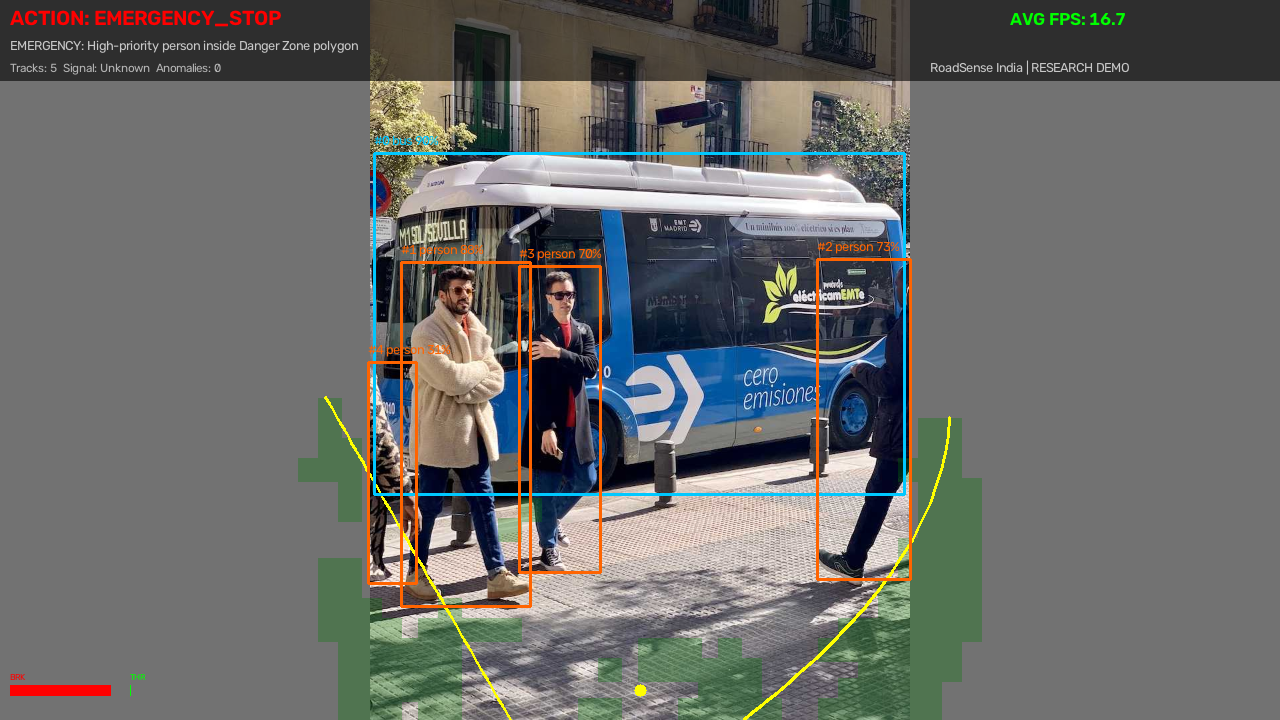
#> input picture benchmarks/colab_t4_sample_20260930T202529Z/core256.png, 1280 x 720 px
$ python -i preprocess.py   (imports and definitions only)
#> lines starting #> are read from the running program, lines starting #| are printed output that depends on the picture
#> further down, picture is the input picture: shape (720, 1280, 3); mean B, G, R 105.1, 107.5, 106.7
import cv2
import numpy as np
import torch
from typing import Tuple

class Preprocessor:
    """
    Production Preprocessing Pipeline:
    1. Resize (640x360)
    2. CLAHE (Adaptive Histogram Eq)
    3. Normalization (ImageNet)
    4. NCHW Conversion
    """

    def __init__(self, input_size: Tuple[int, int] = (640, 360), use_clahe: bool = False):
        self.input_size = input_size
        self.use_clahe = use_clahe

        # ImageNet Mean/Std
        self.mean = np.array([0.485, 0.456, 0.406], dtype=np.float32)
        self.std = np.array([0.229, 0.224, 0.225], dtype=np.float32)

        # CLAHE (For night driving / shadows)
        self.clahe = cv2.createCLAHE(clipLimit=2.0, tileGridSize=(8, 8))

    def run(self, frame: np.ndarray) -> np.ndarray:
        # 1. Resize
        frame_resized = cv2.resize(frame, self.input_size)
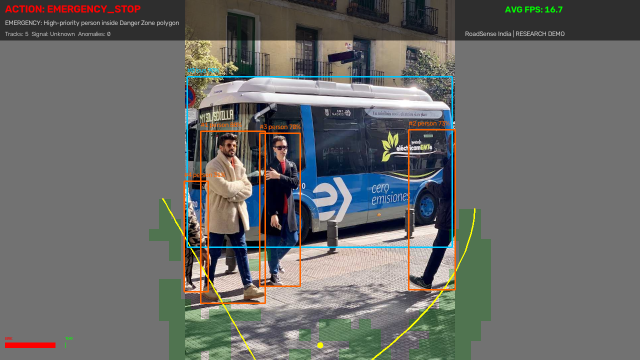
#> frame_resized: shape (360, 640, 3); mean B, G, R 105.1, 107.5, 106.8

        # 2. CLAHE (Optional - Good for Indian Roads)
        if self.use_clahe:
            lab = cv2.cvtColor(frame_resized, cv2.COLOR_BGR2LAB)
            l, a, b = cv2.split(lab)
            l2 = self.clahe.apply(l)
            lab = cv2.merge((l2, a, b))
            frame_resized = cv2.cvtColor(lab, cv2.COLOR_LAB2BGR)

        # 3. Convert to Float32 & Normalize
        img = frame_resized.astype(np.float32) / 255.0
        img = (img - self.mean) / self.std

        # 4. HWC -> CHW (Channels First)
        img = img.transpose(2, 0, 1)

        # 5. Batch Dimension (1, C, H, W)
        img = np.expand_dims(img, axis=0)

        return img.astype(np.float32)

>>> import cv2
>>> picture = cv2.imread('../../../benchmarks/colab_t4_sample_20260930T202529Z/core256.png')
>>> result = Preprocessor().run(picture)
